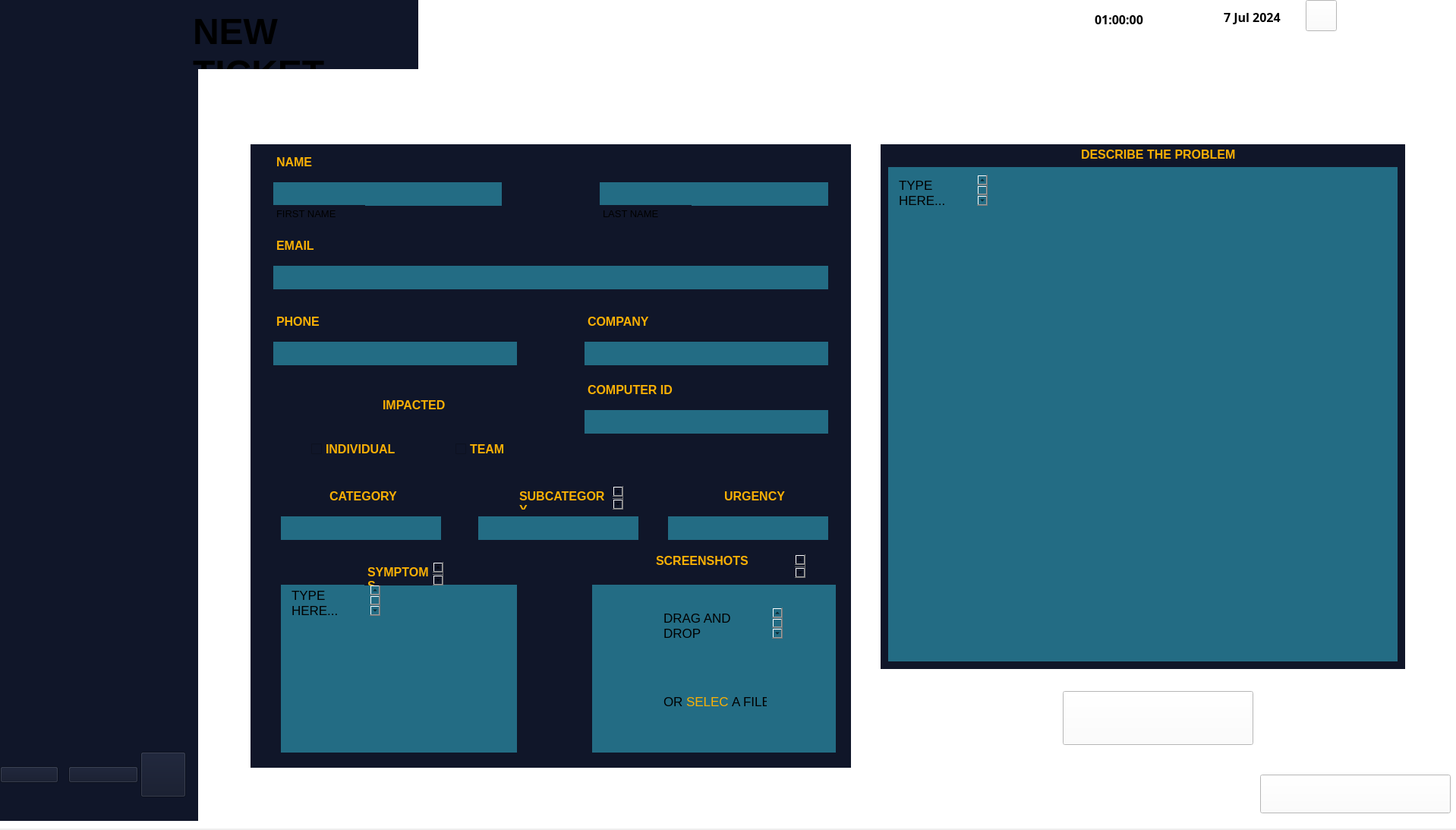
<?xml version="1.0" encoding="UTF-8"?>
<ui version="4.0">
 <class>MainWindow</class>
 <widget class="QMainWindow" name="MainWindow">
  <property name="geometry">
   <rect>
    <x>0</x>
    <y>0</y>
    <width>1918</width>
    <height>1093</height>
   </rect>
  </property>
  <property name="windowTitle">
   <string>MainWindow</string>
  </property>
  <widget class="QWidget" name="centralwidget">
   <widget class="QWidget" name="widget" native="true">
    <property name="geometry">
     <rect>
      <x>-10</x>
      <y>-10</y>
      <width>1931</width>
      <height>1101</height>
     </rect>
    </property>
    <property name="styleSheet">
     <string notr="true">background-color: rgb(255, 255, 255);</string>
    </property>
    <widget class="QWidget" name="widget_2" native="true">
     <property name="geometry">
      <rect>
       <x>10</x>
       <y>0</y>
       <width>551</width>
       <height>101</height>
      </rect>
     </property>
     <property name="styleSheet">
      <string notr="true">background-color: rgb(16, 22, 41);</string>
     </property>
     <widget class="QLabel" name="label_7">
      <property name="geometry">
       <rect>
        <x>0</x>
        <y>0</y>
        <width>161</width>
        <height>111</height>
       </rect>
      </property>
      <property name="text">
       <string/>
      </property>
      <property name="pixmap">
       <pixmap>:/imge/imge/TT.png</pixmap>
      </property>
      <property name="scaledContents">
       <bool>true</bool>
      </property>
     </widget>
     <widget class="QPlainTextEdit" name="plainTextEdit">
      <property name="geometry">
       <rect>
        <x>250</x>
        <y>20</y>
        <width>301</width>
        <height>81</height>
       </rect>
      </property>
      <property name="font">
       <font>
        <pointsize>36</pointsize>
        <bold>true</bold>
       </font>
      </property>
      <property name="frameShape">
       <enum>QFrame::NoFrame</enum>
      </property>
      <property name="verticalScrollBarPolicy">
       <enum>Qt::ScrollBarAlwaysOff</enum>
      </property>
      <property name="horizontalScrollBarPolicy">
       <enum>Qt::ScrollBarAlwaysOff</enum>
      </property>
      <property name="plainText">
       <string>NEW TICKET</string>
      </property>
     </widget>
    </widget>
    <widget class="QWidget" name="widget_3" native="true">
     <property name="geometry">
      <rect>
       <x>-10</x>
       <y>100</y>
       <width>281</width>
       <height>991</height>
      </rect>
     </property>
     <property name="styleSheet">
      <string notr="true">background-color: rgb(16, 22, 41);</string>
     </property>
     <widget class="QWidget" name="horizontalLayoutWidget">
      <property name="geometry">
       <rect>
        <x>200</x>
        <y>890</y>
        <width>71</width>
        <height>80</height>
       </rect>
      </property>
      <layout class="QHBoxLayout" name="horizontalLayout">
       <item>
        <widget class="QPushButton" name="logoutbutton">
         <property name="maximumSize">
          <size>
           <width>60</width>
           <height>60</height>
          </size>
         </property>
         <property name="text">
          <string/>
         </property>
         <property name="icon">
          <iconset>
           <normaloff>:/imge/imge/log-out.png</normaloff>:/imge/imge/log-out.png</iconset>
         </property>
         <property name="iconSize">
          <size>
           <width>50</width>
           <height>50</height>
          </size>
         </property>
        </widget>
       </item>
      </layout>
     </widget>
     <widget class="QWidget" name="horizontalLayoutWidget_2">
      <property name="geometry">
       <rect>
        <x>110</x>
        <y>890</y>
        <width>92</width>
        <height>81</height>
       </rect>
      </property>
      <layout class="QHBoxLayout" name="horizontalLayout_2">
       <item>
        <widget class="QPushButton" name="settingsButton">
         <property name="text">
          <string/>
         </property>
         <property name="icon">
          <iconset>
           <normaloff>:/imge/imge/settings.png</normaloff>:/imge/imge/settings.png</iconset>
         </property>
         <property name="iconSize">
          <size>
           <width>50</width>
           <height>50</height>
          </size>
         </property>
        </widget>
       </item>
      </layout>
     </widget>
     <widget class="QWidget" name="horizontalLayoutWidget_3">
      <property name="geometry">
       <rect>
        <x>20</x>
        <y>890</y>
        <width>77</width>
        <height>81</height>
       </rect>
      </property>
      <layout class="QHBoxLayout" name="horizontalLayout_3">
       <item>
        <widget class="QPushButton" name="homeButton">
         <property name="text">
          <string/>
         </property>
         <property name="icon">
          <iconset>
           <normaloff>:/imge/imge/home.png</normaloff>:/imge/imge/home.png</iconset>
         </property>
         <property name="iconSize">
          <size>
           <width>50</width>
           <height>50</height>
          </size>
         </property>
        </widget>
       </item>
      </layout>
     </widget>
     <widget class="QLabel" name="label_8">
      <property name="geometry">
       <rect>
        <x>40</x>
        <y>210</y>
        <width>221</width>
        <height>211</height>
       </rect>
      </property>
      <property name="text">
       <string/>
      </property>
      <property name="pixmap">
       <pixmap>:/imge/imge/man (1).png</pixmap>
      </property>
      <property name="scaledContents">
       <bool>true</bool>
      </property>
     </widget>
     <widget class="QLabel" name="label_9">
      <property name="geometry">
       <rect>
        <x>50</x>
        <y>420</y>
        <width>221</width>
        <height>121</height>
       </rect>
      </property>
      <property name="text">
       <string/>
      </property>
      <property name="pixmap">
       <pixmap>:/imge/imge/details.png</pixmap>
      </property>
      <property name="scaledContents">
       <bool>true</bool>
      </property>
     </widget>
    </widget>
    <widget class="QTimeEdit" name="timeEdit">
     <property name="geometry">
      <rect>
       <x>1450</x>
       <y>20</y>
       <width>88</width>
       <height>31</height>
      </rect>
     </property>
     <property name="font">
      <font>
       <family>Arial Black</family>
       <pointsize>12</pointsize>
       <bold>true</bold>
      </font>
     </property>
     <property name="styleSheet">
      <string notr="true">color: rgb(0, 0, 0);</string>
     </property>
     <property name="locale">
      <locale language="English" country="NewZealand"/>
     </property>
     <property name="frame">
      <bool>false</bool>
     </property>
     <property name="buttonSymbols">
      <enum>QAbstractSpinBox::NoButtons</enum>
     </property>
     <property name="accelerated">
      <bool>false</bool>
     </property>
     <property name="correctionMode">
      <enum>QAbstractSpinBox::CorrectToNearestValue</enum>
     </property>
     <property name="showGroupSeparator" stdset="0">
      <bool>false</bool>
     </property>
     <property name="time">
      <time>
       <hour>1</hour>
       <minute>0</minute>
       <second>0</second>
      </time>
     </property>
    </widget>
    <widget class="QDateEdit" name="dateEdit">
     <property name="geometry">
      <rect>
       <x>1620</x>
       <y>20</y>
       <width>111</width>
       <height>25</height>
      </rect>
     </property>
     <property name="font">
      <font>
       <family>Arial Black</family>
       <pointsize>12</pointsize>
       <bold>true</bold>
      </font>
     </property>
     <property name="styleSheet">
      <string notr="true">color: rgb(0, 0, 0);</string>
     </property>
     <property name="frame">
      <bool>false</bool>
     </property>
     <property name="buttonSymbols">
      <enum>QAbstractSpinBox::NoButtons</enum>
     </property>
     <property name="date">
      <date>
       <year>2024</year>
       <month>7</month>
       <day>7</day>
      </date>
     </property>
    </widget>
    <widget class="QLabel" name="label">
     <property name="geometry">
      <rect>
       <x>1410</x>
       <y>20</y>
       <width>31</width>
       <height>31</height>
      </rect>
     </property>
     <property name="text">
      <string/>
     </property>
     <property name="pixmap">
      <pixmap>:/imge/imge/clock.png</pixmap>
     </property>
     <property name="scaledContents">
      <bool>true</bool>
     </property>
    </widget>
    <widget class="QLabel" name="label_2">
     <property name="geometry">
      <rect>
       <x>1580</x>
       <y>20</y>
       <width>31</width>
       <height>31</height>
      </rect>
     </property>
     <property name="text">
      <string/>
     </property>
     <property name="pixmap">
      <pixmap>:/imge/imge/calendar.png</pixmap>
     </property>
     <property name="scaledContents">
      <bool>true</bool>
     </property>
    </widget>
    <widget class="QLabel" name="label_3">
     <property name="geometry">
      <rect>
       <x>1900</x>
       <y>20</y>
       <width>16</width>
       <height>16</height>
      </rect>
     </property>
     <property name="text">
      <string/>
     </property>
     <property name="pixmap">
      <pixmap>:/imge/imge/close.png</pixmap>
     </property>
     <property name="scaledContents">
      <bool>true</bool>
     </property>
    </widget>
    <widget class="QLabel" name="label_4">
     <property name="geometry">
      <rect>
       <x>1870</x>
       <y>20</y>
       <width>21</width>
       <height>21</height>
      </rect>
     </property>
     <property name="text">
      <string/>
     </property>
     <property name="pixmap">
      <pixmap>:/imge/imge/window.png</pixmap>
     </property>
     <property name="scaledContents">
      <bool>true</bool>
     </property>
    </widget>
    <widget class="QLabel" name="label_5">
     <property name="geometry">
      <rect>
       <x>1840</x>
       <y>20</y>
       <width>21</width>
       <height>21</height>
      </rect>
     </property>
     <property name="text">
      <string/>
     </property>
     <property name="pixmap">
      <pixmap>:/imge/imge/minus.png</pixmap>
     </property>
     <property name="scaledContents">
      <bool>true</bool>
     </property>
    </widget>
    <widget class="QPushButton" name="pushButton_2">
     <property name="geometry">
      <rect>
       <x>1670</x>
       <y>1030</y>
       <width>251</width>
       <height>51</height>
      </rect>
     </property>
     <property name="text">
      <string/>
     </property>
     <property name="icon">
      <iconset>
       <normaloff>:/imge/imge/Report.png</normaloff>:/imge/imge/Report.png</iconset>
     </property>
     <property name="iconSize">
      <size>
       <width>700</width>
       <height>700</height>
      </size>
     </property>
    </widget>
    <widget class="QPushButton" name="notificationsButton">
     <property name="geometry">
      <rect>
       <x>1730</x>
       <y>10</y>
       <width>41</width>
       <height>41</height>
      </rect>
     </property>
     <property name="text">
      <string/>
     </property>
     <property name="icon">
      <iconset>
       <normaloff>:/imge/imge/notification.png</normaloff>:/imge/imge/notification.png</iconset>
     </property>
     <property name="iconSize">
      <size>
       <width>30</width>
       <height>30</height>
      </size>
     </property>
    </widget>
    <widget class="QWidget" name="widget_4" native="true">
     <property name="geometry">
      <rect>
       <x>340</x>
       <y>200</y>
       <width>791</width>
       <height>821</height>
      </rect>
     </property>
     <property name="styleSheet">
      <string notr="true">background-color: rgb(16, 22, 41);</string>
     </property>
     <widget class="QWidget" name="widget_5" native="true">
      <property name="geometry">
       <rect>
        <x>450</x>
        <y>450</y>
        <width>791</width>
        <height>821</height>
       </rect>
      </property>
      <property name="styleSheet">
       <string notr="true">background-color: rgb(16, 22, 41);</string>
      </property>
      <widget class="QWidget" name="widget_8" native="true">
       <property name="geometry">
        <rect>
         <x>-10</x>
         <y>130</y>
         <width>331</width>
         <height>221</height>
        </rect>
       </property>
       <property name="styleSheet">
        <string notr="true">background-color: rgb(35, 108, 132);</string>
       </property>
       <widget class="QPlainTextEdit" name="plainTextEdit_16">
        <property name="geometry">
         <rect>
          <x>100</x>
          <y>30</y>
          <width>161</width>
          <height>41</height>
         </rect>
        </property>
        <property name="font">
         <font>
          <pointsize>13</pointsize>
         </font>
        </property>
        <property name="frameShape">
         <enum>QFrame::NoFrame</enum>
        </property>
        <property name="plainText">
         <string>DRAG AND DROP</string>
        </property>
       </widget>
       <widget class="QPlainTextEdit" name="plainTextEdit_17">
        <property name="geometry">
         <rect>
          <x>100</x>
          <y>140</y>
          <width>51</width>
          <height>41</height>
         </rect>
        </property>
        <property name="font">
         <font>
          <pointsize>13</pointsize>
         </font>
        </property>
        <property name="frameShape">
         <enum>QFrame::NoFrame</enum>
        </property>
        <property name="plainText">
         <string>OR</string>
        </property>
       </widget>
       <widget class="QPlainTextEdit" name="plainTextEdit_18">
        <property name="geometry">
         <rect>
          <x>130</x>
          <y>140</y>
          <width>81</width>
          <height>41</height>
         </rect>
        </property>
        <property name="font">
         <font>
          <pointsize>13</pointsize>
         </font>
        </property>
        <property name="styleSheet">
         <string notr="true">color: rgb(250, 176, 5);</string>
        </property>
        <property name="frameShape">
         <enum>QFrame::NoFrame</enum>
        </property>
        <property name="plainText">
         <string>SELECT</string>
        </property>
       </widget>
       <widget class="QPlainTextEdit" name="plainTextEdit_19">
        <property name="geometry">
         <rect>
          <x>190</x>
          <y>140</y>
          <width>71</width>
          <height>41</height>
         </rect>
        </property>
        <property name="font">
         <font>
          <pointsize>13</pointsize>
         </font>
        </property>
        <property name="frameShape">
         <enum>QFrame::NoFrame</enum>
        </property>
        <property name="plainText">
         <string>A FILE</string>
        </property>
       </widget>
       <widget class="QLabel" name="label_6">
        <property name="geometry">
         <rect>
          <x>150</x>
          <y>80</y>
          <width>41</width>
          <height>41</height>
         </rect>
        </property>
        <property name="text">
         <string/>
        </property>
        <property name="pixmap">
         <pixmap>:/imge/imge/upload.png</pixmap>
        </property>
        <property name="scaledContents">
         <bool>true</bool>
        </property>
       </widget>
       <widget class="QLabel" name="label_10">
        <property name="geometry">
         <rect>
          <x>240</x>
          <y>140</y>
          <width>31</width>
          <height>31</height>
         </rect>
        </property>
        <property name="text">
         <string/>
        </property>
        <property name="pixmap">
         <pixmap>:/imge/imge/folder.png</pixmap>
        </property>
        <property name="scaledContents">
         <bool>true</bool>
        </property>
       </widget>
      </widget>
      <widget class="QWidget" name="widget_21" native="true">
       <property name="geometry">
        <rect>
         <x>100</x>
         <y>40</y>
         <width>211</width>
         <height>31</height>
        </rect>
       </property>
       <property name="styleSheet">
        <string notr="true">background-color: rgb(35, 108, 132);</string>
       </property>
      </widget>
      <widget class="QPlainTextEdit" name="plainTextEdit_7">
       <property name="geometry">
        <rect>
         <x>170</x>
         <y>0</y>
         <width>141</width>
         <height>31</height>
        </rect>
       </property>
       <property name="font">
        <font>
         <pointsize>12</pointsize>
         <bold>true</bold>
        </font>
       </property>
       <property name="styleSheet">
        <string notr="true">color: rgb(250, 176, 5);</string>
       </property>
       <property name="frameShape">
        <enum>QFrame::NoFrame</enum>
       </property>
       <property name="plainText">
        <string>URGENCY</string>
       </property>
      </widget>
      <widget class="QPlainTextEdit" name="plainTextEdit_14">
       <property name="geometry">
        <rect>
         <x>80</x>
         <y>90</y>
         <width>201</width>
         <height>31</height>
        </rect>
       </property>
       <property name="font">
        <font>
         <pointsize>12</pointsize>
         <bold>true</bold>
        </font>
       </property>
       <property name="styleSheet">
        <string notr="true">color: rgb(250, 176, 5);</string>
       </property>
       <property name="frameShape">
        <enum>QFrame::NoFrame</enum>
       </property>
       <property name="plainText">
        <string>UPLOAD SCREENSHOTS</string>
       </property>
      </widget>
     </widget>
     <widget class="QWidget" name="widget_9" native="true">
      <property name="geometry">
       <rect>
        <x>40</x>
        <y>580</y>
        <width>311</width>
        <height>221</height>
       </rect>
      </property>
      <property name="styleSheet">
       <string notr="true">background-color: rgb(35, 108, 132);</string>
      </property>
      <widget class="QWidget" name="widget_10" native="true">
       <property name="geometry">
        <rect>
         <x>230</x>
         <y>80</y>
         <width>311</width>
         <height>221</height>
        </rect>
       </property>
       <property name="styleSheet">
        <string notr="true">background-color: rgb(35, 108, 132);</string>
       </property>
      </widget>
      <widget class="QWidget" name="widget_11" native="true">
       <property name="geometry">
        <rect>
         <x>180</x>
         <y>90</y>
         <width>311</width>
         <height>221</height>
        </rect>
       </property>
       <property name="styleSheet">
        <string notr="true">background-color: rgb(35, 108, 132);</string>
       </property>
       <widget class="QWidget" name="widget_12" native="true">
        <property name="geometry">
         <rect>
          <x>230</x>
          <y>80</y>
          <width>311</width>
          <height>221</height>
         </rect>
        </property>
        <property name="styleSheet">
         <string notr="true">background-color: rgb(35, 108, 132);</string>
        </property>
       </widget>
      </widget>
      <widget class="QPlainTextEdit" name="plainTextEdit_15">
       <property name="geometry">
        <rect>
         <x>10</x>
         <y>0</y>
         <width>121</width>
         <height>41</height>
        </rect>
       </property>
       <property name="font">
        <font>
         <pointsize>13</pointsize>
        </font>
       </property>
       <property name="frameShape">
        <enum>QFrame::NoFrame</enum>
       </property>
       <property name="plainText">
        <string>TYPE HERE...</string>
       </property>
      </widget>
     </widget>
     <widget class="QWidget" name="widget_13" native="true">
      <property name="geometry">
       <rect>
        <x>40</x>
        <y>490</y>
        <width>211</width>
        <height>31</height>
       </rect>
      </property>
      <property name="styleSheet">
       <string notr="true">background-color: rgb(35, 108, 132);</string>
      </property>
     </widget>
     <widget class="QWidget" name="widget_22" native="true">
      <property name="geometry">
       <rect>
        <x>300</x>
        <y>490</y>
        <width>211</width>
        <height>31</height>
       </rect>
      </property>
      <property name="styleSheet">
       <string notr="true">background-color: rgb(35, 108, 132);</string>
      </property>
     </widget>
     <widget class="QCheckBox" name="checkBox">
      <property name="geometry">
       <rect>
        <x>80</x>
        <y>390</y>
        <width>131</width>
        <height>22</height>
       </rect>
      </property>
      <property name="font">
       <font>
        <pointsize>12</pointsize>
        <bold>true</bold>
       </font>
      </property>
      <property name="styleSheet">
       <string notr="true">color: rgb(250, 176, 5);</string>
      </property>
      <property name="text">
       <string>INDIVIDUAL</string>
      </property>
     </widget>
     <widget class="QCheckBox" name="checkBox_2">
      <property name="geometry">
       <rect>
        <x>270</x>
        <y>390</y>
        <width>78</width>
        <height>22</height>
       </rect>
      </property>
      <property name="font">
       <font>
        <pointsize>12</pointsize>
        <bold>true</bold>
       </font>
      </property>
      <property name="styleSheet">
       <string notr="true">color: rgb(250, 176, 5);</string>
      </property>
      <property name="text">
       <string>TEAM</string>
      </property>
     </widget>
     <widget class="QWidget" name="widget_23" native="true">
      <property name="geometry">
       <rect>
        <x>440</x>
        <y>350</y>
        <width>321</width>
        <height>31</height>
       </rect>
      </property>
      <property name="styleSheet">
       <string notr="true">background-color: rgb(35, 108, 132);</string>
      </property>
     </widget>
     <widget class="QWidget" name="widget_24" native="true">
      <property name="geometry">
       <rect>
        <x>440</x>
        <y>260</y>
        <width>321</width>
        <height>31</height>
       </rect>
      </property>
      <property name="styleSheet">
       <string notr="true">background-color: rgb(35, 108, 132);</string>
      </property>
     </widget>
     <widget class="QWidget" name="widget_25" native="true">
      <property name="geometry">
       <rect>
        <x>30</x>
        <y>260</y>
        <width>321</width>
        <height>31</height>
       </rect>
      </property>
      <property name="styleSheet">
       <string notr="true">background-color: rgb(35, 108, 132);</string>
      </property>
     </widget>
     <widget class="QWidget" name="widget_26" native="true">
      <property name="geometry">
       <rect>
        <x>30</x>
        <y>160</y>
        <width>731</width>
        <height>31</height>
       </rect>
      </property>
      <property name="styleSheet">
       <string notr="true">background-color: rgb(35, 108, 132);</string>
      </property>
     </widget>
     <widget class="QWidget" name="widget_27" native="true">
      <property name="geometry">
       <rect>
        <x>30</x>
        <y>50</y>
        <width>301</width>
        <height>31</height>
       </rect>
      </property>
      <property name="styleSheet">
       <string notr="true">background-color: rgb(35, 108, 132);</string>
      </property>
     </widget>
     <widget class="QWidget" name="widget_28" native="true">
      <property name="geometry">
       <rect>
        <x>460</x>
        <y>50</y>
        <width>301</width>
        <height>31</height>
       </rect>
      </property>
      <property name="styleSheet">
       <string notr="true">background-color: rgb(35, 108, 132);</string>
      </property>
     </widget>
     <widget class="QPlainTextEdit" name="plainTextEdit_4">
      <property name="geometry">
       <rect>
        <x>170</x>
        <y>330</y>
        <width>104</width>
        <height>31</height>
       </rect>
      </property>
      <property name="font">
       <font>
        <pointsize>12</pointsize>
        <bold>true</bold>
       </font>
      </property>
      <property name="styleSheet">
       <string notr="true">color: rgb(250, 176, 5);</string>
      </property>
      <property name="frameShape">
       <enum>QFrame::NoFrame</enum>
      </property>
      <property name="plainText">
       <string>IMPACTED</string>
      </property>
     </widget>
     <widget class="QPlainTextEdit" name="plainTextEdit_5">
      <property name="geometry">
       <rect>
        <x>100</x>
        <y>450</y>
        <width>104</width>
        <height>31</height>
       </rect>
      </property>
      <property name="font">
       <font>
        <pointsize>12</pointsize>
        <bold>true</bold>
       </font>
      </property>
      <property name="styleSheet">
       <string notr="true">color: rgb(250, 176, 5);</string>
      </property>
      <property name="frameShape">
       <enum>QFrame::NoFrame</enum>
      </property>
      <property name="plainText">
       <string>CATEGORY</string>
      </property>
     </widget>
     <widget class="QPlainTextEdit" name="plainTextEdit_6">
      <property name="geometry">
       <rect>
        <x>350</x>
        <y>450</y>
        <width>141</width>
        <height>31</height>
       </rect>
      </property>
      <property name="font">
       <font>
        <pointsize>12</pointsize>
        <bold>true</bold>
       </font>
      </property>
      <property name="styleSheet">
       <string notr="true">color: rgb(250, 176, 5);</string>
      </property>
      <property name="frameShape">
       <enum>QFrame::NoFrame</enum>
      </property>
      <property name="plainText">
       <string>SUBCATEGORY</string>
      </property>
     </widget>
     <widget class="QPlainTextEdit" name="plainTextEdit_8">
      <property name="geometry">
       <rect>
        <x>440</x>
        <y>310</y>
        <width>141</width>
        <height>31</height>
       </rect>
      </property>
      <property name="font">
       <font>
        <pointsize>12</pointsize>
        <bold>true</bold>
       </font>
      </property>
      <property name="styleSheet">
       <string notr="true">color: rgb(250, 176, 5);</string>
      </property>
      <property name="frameShape">
       <enum>QFrame::NoFrame</enum>
      </property>
      <property name="plainText">
       <string>COMPUTER ID</string>
      </property>
     </widget>
     <widget class="QPlainTextEdit" name="plainTextEdit_9">
      <property name="geometry">
       <rect>
        <x>440</x>
        <y>220</y>
        <width>141</width>
        <height>31</height>
       </rect>
      </property>
      <property name="font">
       <font>
        <pointsize>12</pointsize>
        <bold>true</bold>
       </font>
      </property>
      <property name="styleSheet">
       <string notr="true">color: rgb(250, 176, 5);</string>
      </property>
      <property name="frameShape">
       <enum>QFrame::NoFrame</enum>
      </property>
      <property name="plainText">
       <string>COMPANY</string>
      </property>
     </widget>
     <widget class="QPlainTextEdit" name="plainTextEdit_10">
      <property name="geometry">
       <rect>
        <x>30</x>
        <y>220</y>
        <width>141</width>
        <height>31</height>
       </rect>
      </property>
      <property name="font">
       <font>
        <pointsize>12</pointsize>
        <bold>true</bold>
       </font>
      </property>
      <property name="styleSheet">
       <string notr="true">color: rgb(250, 176, 5);</string>
      </property>
      <property name="frameShape">
       <enum>QFrame::NoFrame</enum>
      </property>
      <property name="plainText">
       <string>PHONE</string>
      </property>
     </widget>
     <widget class="QPlainTextEdit" name="plainTextEdit_11">
      <property name="geometry">
       <rect>
        <x>30</x>
        <y>120</y>
        <width>141</width>
        <height>31</height>
       </rect>
      </property>
      <property name="font">
       <font>
        <pointsize>12</pointsize>
        <bold>true</bold>
       </font>
      </property>
      <property name="styleSheet">
       <string notr="true">color: rgb(250, 176, 5);</string>
      </property>
      <property name="frameShape">
       <enum>QFrame::NoFrame</enum>
      </property>
      <property name="plainText">
       <string>EMAIL</string>
      </property>
     </widget>
     <widget class="QPlainTextEdit" name="plainTextEdit_12">
      <property name="geometry">
       <rect>
        <x>30</x>
        <y>10</y>
        <width>141</width>
        <height>31</height>
       </rect>
      </property>
      <property name="font">
       <font>
        <pointsize>12</pointsize>
        <bold>true</bold>
       </font>
      </property>
      <property name="styleSheet">
       <string notr="true">color: rgb(250, 176, 5);</string>
      </property>
      <property name="frameShape">
       <enum>QFrame::NoFrame</enum>
      </property>
      <property name="plainText">
       <string>NAME</string>
      </property>
     </widget>
     <widget class="QPlainTextEdit" name="plainTextEdit_13">
      <property name="geometry">
       <rect>
        <x>150</x>
        <y>550</y>
        <width>104</width>
        <height>31</height>
       </rect>
      </property>
      <property name="font">
       <font>
        <pointsize>12</pointsize>
        <bold>true</bold>
       </font>
      </property>
      <property name="styleSheet">
       <string notr="true">color: rgb(250, 176, 5);</string>
      </property>
      <property name="frameShape">
       <enum>QFrame::NoFrame</enum>
      </property>
      <property name="plainText">
       <string>SYMPTOMS</string>
      </property>
     </widget>
     <widget class="QPlainTextEdit" name="plainTextEdit_20">
      <property name="geometry">
       <rect>
        <x>30</x>
        <y>80</y>
        <width>121</width>
        <height>41</height>
       </rect>
      </property>
      <property name="font">
       <font>
        <pointsize>10</pointsize>
       </font>
      </property>
      <property name="frameShape">
       <enum>QFrame::NoFrame</enum>
      </property>
      <property name="plainText">
       <string>FIRST NAME</string>
      </property>
     </widget>
     <widget class="QPlainTextEdit" name="plainTextEdit_21">
      <property name="geometry">
       <rect>
        <x>460</x>
        <y>80</y>
        <width>121</width>
        <height>41</height>
       </rect>
      </property>
      <property name="font">
       <font>
        <pointsize>10</pointsize>
       </font>
      </property>
      <property name="frameShape">
       <enum>QFrame::NoFrame</enum>
      </property>
      <property name="plainText">
       <string>LAST NAME</string>
      </property>
     </widget>
    </widget>
    <widget class="QWidget" name="widget_6" native="true">
     <property name="geometry">
      <rect>
       <x>1170</x>
       <y>200</y>
       <width>691</width>
       <height>691</height>
      </rect>
     </property>
     <property name="styleSheet">
      <string notr="true">background-color: rgb(16, 22, 41);</string>
     </property>
     <widget class="QWidget" name="widget_7" native="true">
      <property name="geometry">
       <rect>
        <x>10</x>
        <y>30</y>
        <width>671</width>
        <height>651</height>
       </rect>
      </property>
      <property name="styleSheet">
       <string notr="true">background-color: rgb(35, 108, 132);</string>
      </property>
      <widget class="QPlainTextEdit" name="plainTextEdit_3">
       <property name="geometry">
        <rect>
         <x>10</x>
         <y>10</y>
         <width>121</width>
         <height>41</height>
        </rect>
       </property>
       <property name="font">
        <font>
         <pointsize>13</pointsize>
        </font>
       </property>
       <property name="frameShape">
        <enum>QFrame::NoFrame</enum>
       </property>
       <property name="plainText">
        <string>TYPE HERE...</string>
       </property>
      </widget>
     </widget>
     <widget class="QPlainTextEdit" name="plainTextEdit_2">
      <property name="geometry">
       <rect>
        <x>260</x>
        <y>0</y>
        <width>261</width>
        <height>21</height>
       </rect>
      </property>
      <property name="font">
       <font>
        <pointsize>12</pointsize>
        <bold>true</bold>
       </font>
      </property>
      <property name="styleSheet">
       <string notr="true">color: rgb(250, 176, 5);</string>
      </property>
      <property name="frameShape">
       <enum>QFrame::NoFrame</enum>
      </property>
      <property name="verticalScrollBarPolicy">
       <enum>Qt::ScrollBarAlwaysOff</enum>
      </property>
      <property name="horizontalScrollBarPolicy">
       <enum>Qt::ScrollBarAsNeeded</enum>
      </property>
      <property name="plainText">
       <string>DESCRIBE THE PROBLEM</string>
      </property>
     </widget>
    </widget>
    <widget class="QPushButton" name="pushButton">
     <property name="geometry">
      <rect>
       <x>1410</x>
       <y>920</y>
       <width>251</width>
       <height>71</height>
      </rect>
     </property>
     <property name="text">
      <string/>
     </property>
     <property name="icon">
      <iconset>
       <normaloff>:/imge/imge/submit.png</normaloff>:/imge/imge/submit.png</iconset>
     </property>
     <property name="iconSize">
      <size>
       <width>300</width>
       <height>300</height>
      </size>
     </property>
    </widget>
   </widget>
  </widget>
 </widget>
 <resources/>
 <connections/>
</ui>
